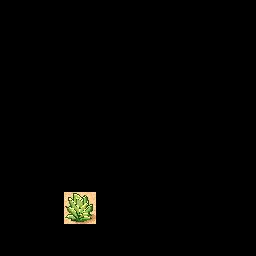

Rendered tile map (Tiled .tmx) drawn with the repository's tilesets; below, a short description and the map source with its tile grids summarised:
An orthogonal 8x8 tile map with 32x32 px tiles, 8 tile layers (regions, input_ground, output_ground, output1_ground, ...).

<map version="1.5" tiledversion="1.7.1" orientation="orthogonal" renderorder="right-down" width="8" height="8" tilewidth="32" tileheight="32" infinite="0" nextlayerid="9" nextobjectid="1">
 <tileset firstgid="1" source="tmw_desert_spacing.tsx" />
 <layer id="3" name="regions" width="8" height="8">
  <data>[64 cells, 1 non-empty, 1 distinct tile ids]</data>
 </layer>
 <layer id="1" name="input_ground" width="8" height="8">
  <data>[64 cells, 1 non-empty, 1 distinct tile ids]</data>
 </layer>
 <layer id="2" name="output_ground" width="8" height="8">
  <data>[64 cells, 1 non-empty, 1 distinct tile ids]</data>
 </layer>
 <layer id="4" name="output1_ground" width="8" height="8">
  <data>[64 cells, 1 non-empty, 1 distinct tile ids]</data>
 </layer>
 <layer id="5" name="output2_ground" width="8" height="8">
  <data>[64 cells, 1 non-empty, 1 distinct tile ids]</data>
 </layer>
 <layer id="6" name="output3_ground" width="8" height="8">
  <data>[64 cells, 1 non-empty, 1 distinct tile ids]</data>
 </layer>
 <layer id="7" name="output4_ground" width="8" height="8">
  <data>[64 cells, 1 non-empty, 1 distinct tile ids]</data>
 </layer>
 <layer id="8" name="output6_ground" width="8" height="8">
  <data>[64 cells, 1 non-empty, 1 distinct tile ids]</data>
 </layer>
</map>
